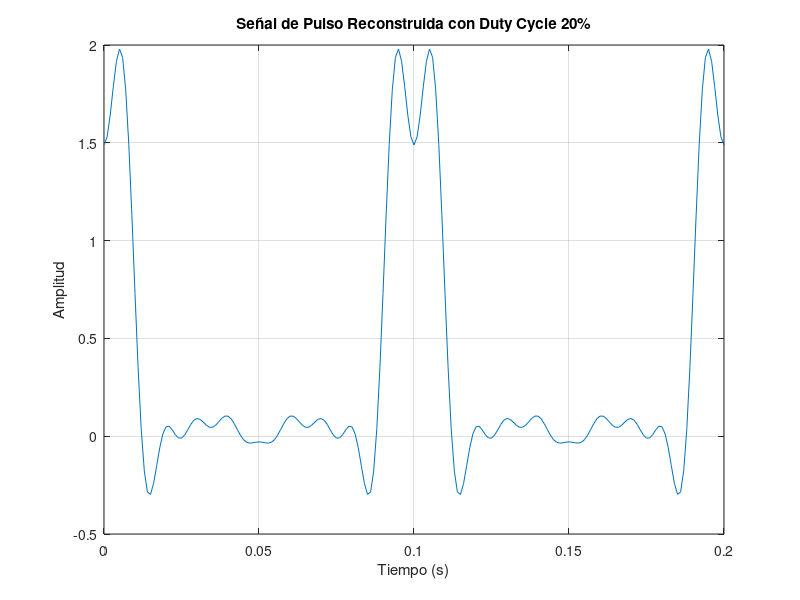

The MATLAB source for this figure:
% Definir parámetros de la señal
T = 0.1;  % Periodo de la señal (en segundos)
f = 1/T;  % Frecuencia fundamental (en Hz)

% Amplitudes de los armónicos proporcionadas
A0 = 0.34;   % Armónico 0 (componente DC)
A1 = 0.59;  % Armónico 1
A2 = 0.51;  % Armónico 2
A3 = 0.42;   % Armónico 3
A4 = 0.18;  % Armónico 4
A5 = 0.018;     % Armónico 5
A6 = -0.14;% Armónico 6
A7 = -0.18; % Armónico 7
A8 = -0.16; % Armónico 8
A9 = -0.089;% Armónico 9

% Definir el tiempo
t = 0:T/100:2*T;  % 2 períodos de la señal con 100 muestras por período

% Reconstrucción de la señal de pulso con los armónicos y usando coseno
V0 = A0;                   % Armónico 0 (componente DC)
V1 = A1 * cos(2 * pi * f * t);           % Armónico 1
V2 = A2 * cos(2 * pi * 2 * f * t);       % Armónico 2
V3 = A3 * cos(2 * pi * 3 * f * t);       % Armónico 3
V4 = A4 * cos(2 * pi * 4 * f * t);       % Armónico 4
V5 = A5 * cos(2 * pi * 5 * f * t);       % Armónico 5
V6 = A6 * cos(2 * pi * 6 * f * t);       % Armónico 6
V7 = A7 * cos(2 * pi * 7 * f * t);       % Armónico 7
V8 = A8 * cos(2 * pi * 8 * f * t);       % Armónico 8
V9 = A9 * cos(2 * pi * 9 * f * t);       % Armónico 9

% Señal reconstruida sumando todos los armónicos
V_pulse_20 = V0 + V1 + V2 + V3 + V4 + V5 + V6 + V7 + V8 + V9;

% Graficar la señal de pulso reconstruida con duty cycle del 20%
figure;
plot(t, V_pulse_20);
title('Señal de Pulso Reconstruida con Duty Cycle 20%');
xlabel('Tiempo (s)');
ylabel('Amplitud');
grid on;

